Frame 1 (no input): blank canvas, image omitted
Frame 60 (no input): blank canvas, image omitted
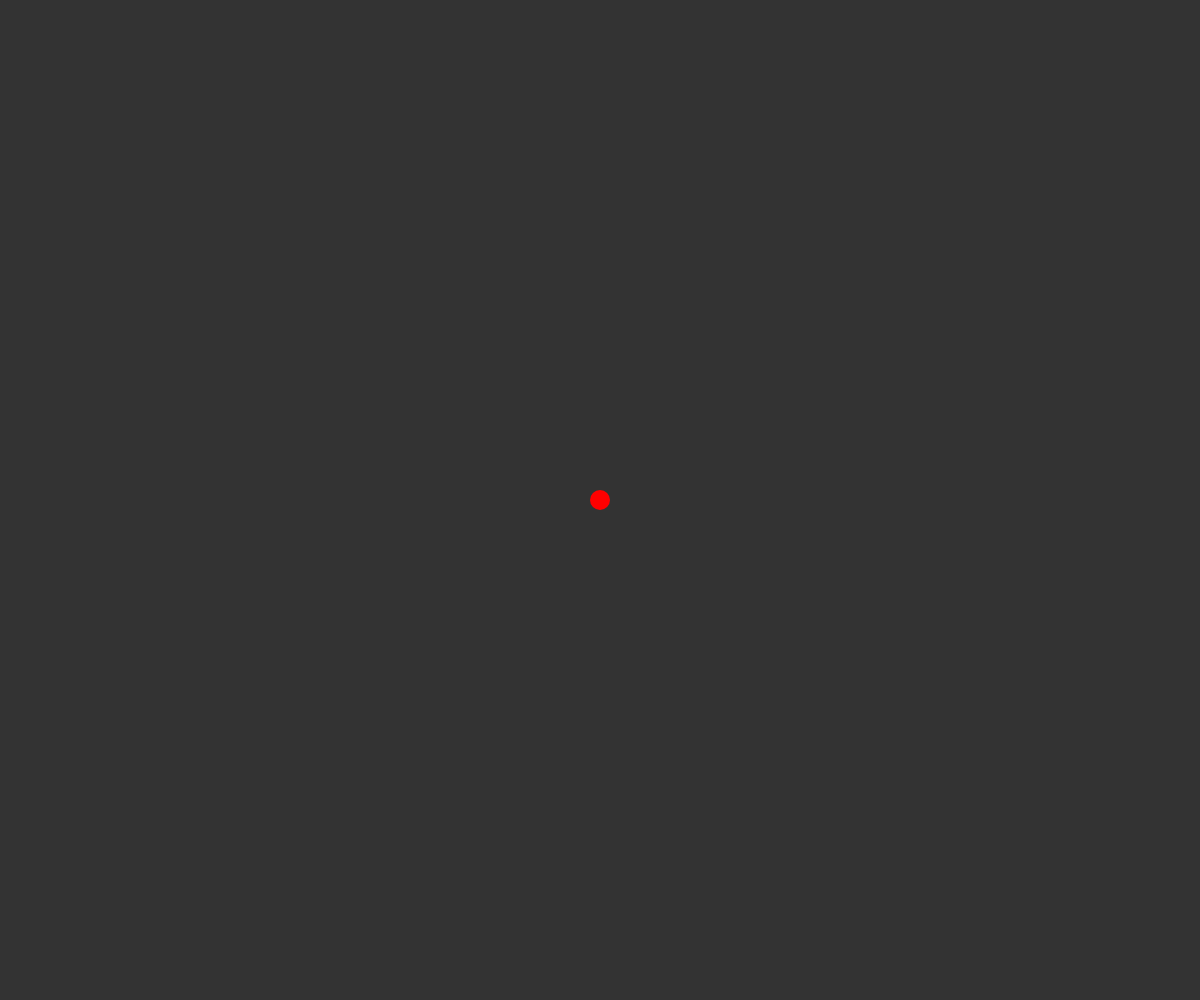
Frame 120 (the mouse pressed at the canvas centre since frame 60)

The p5.js sketch whose frames 1 and 60 were blank and that drew this single picture after the mouse press (run headless with seeded random() and noise() and a simulated clock; from frame 60 on, the mouse is pressed at the canvas centre):

// p5.js sketch
// ── sketch.js
let ctx;

function setup() {
  // put setup code here
  createCanvas(window.innerWidth, window.innerHeight)
  ctx = canvas.getContext("2d");
  background(51)
  noStroke();
  data.push(ctx.getImageData(0,0,width,height))
}

let data = [],
	redo_data = [],
	undo_done,
	prev_put_data,
	prev_fill = {},
	drawnSomething,
	brushSize = 20,
	brushColor = "red";


function draw() {

  if(data[1] && prev_put_data !== data[data.length - 1])
  {
  	prev_put_data = data[data.length-1];
  	ctx.putImageData(prev_put_data,0,0);
  	console.log("data put", prev_put_data);
  }
  if(mouseIsPressed && JSON.stringify(prev_fill) !== JSON.stringify({mouseX,mouseY,brushSize,brushColor}))
  {
	fill(brushColor)
  	ellipse(mouseX,mouseY,brushSize,brushSize);
  	prev_fill = {mouseX,mouseY,brushSize,brushColor};
  	drawnSomething = true;
  	if(undo_done == true)
  	{
		// redo_data array must be flushed when we make changes after using undo
  		redo_data.length = 0;
  	}
  }
}


function mouseDragged()
{
  if(mouseIsPressed && JSON.stringify(prev_fill) !== JSON.stringify({mouseX,mouseY,brushSize,brushColor}))
  {
	  	fill(brushColor)
	  	ellipse(mouseX,mouseY,brushSize,brushSize);
	  	console.log(mouseX,mouseY)
	  	prev_fill = {mouseX,mouseY,brushSize,brushColor};
	  	drawnSomething = true;
	  	if(undo_done == true)
	  	{
			// redo_data array must be flushed when we make changes after using undo
	  		redo_data.length = 0;
	  	}
  }
}

window.onkeydown = (e) =>
{

	if(e.ctrlKey == true && e.key == "y" && redo_data.length > 0){
		let imageData = redo_data[redo_data.length-1];
		ctx.putImageData(imageData,0,0);
		data.push(redo_data.pop());
		// redo_data array must be flushed when we make changes after using undo
	}
	if(e.ctrlKey == true && e.key == "z" && data.length > 1){
		let imageData = data[data.length-2];
		ctx.putImageData(imageData,0,0);
		redo_data.push(data.pop());
		undo_done = true;
	}
}

function mouseReleased()
{
	// FIXED ISSUE :: data get pushed irrespective of wether we have drawn anything or not
	if(drawnSomething)
	{
		data.push(ctx.getImageData(0,0,width,height));
		drawnSomething = false;
	}
}

function mouseWheel(event)
{
	if(event.delta == 100 && event.shiftKey == true)
	{
		// downward motion of mouse wheel
		brushSize--;
	}
	if(event.delta == -100 && event.shiftKey == true)
	{
		// upward motion of mouse wheel
		brushSize++;
	}
}

/*

this version uses 'mousedown' event but using 'mouseover' event can be better

todo

draw line between checkpoint using distance formula

if in brush mode the coordinates and radius are same dont draw ellipse another time;

make UI for using stokeCap Join etc
*/
